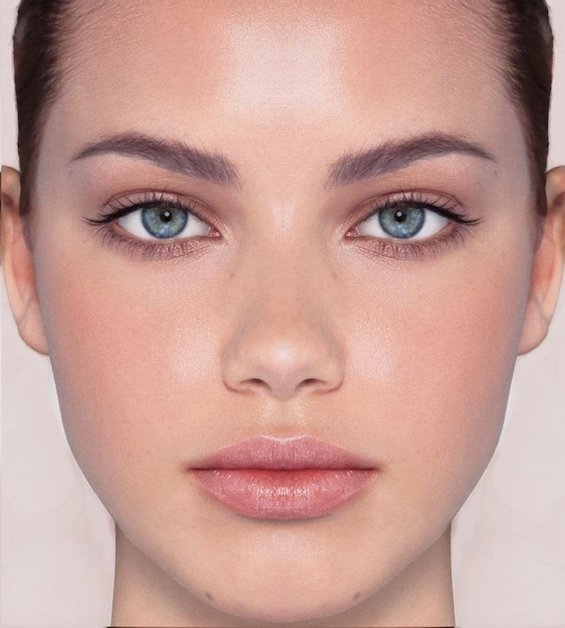
%> input picture Morphing_HW3/tutorialAffineWarp/tutorialAffineWarp/female.jpg, 565 x 628 px
$ octave --eval "tutorialAffineWarp;"   (GNU Octave 9; MATLAB toolbox functions it lacks are replaced by stand-ins)
%> lines starting %> are read from the running program, lines starting %| are printed output that depends on the picture; in (x1, y1, x2, y2) boxes, pixels count from 0 and x2, y2 are one past the last pixel; in counts of white or black regions, pixels touching at a corner belong together; the program's own positions count from 1
function tutorialAffineWarp


close all;
%% Affine warp
%


%% Example triangulation on a face image (i.e., source image)
%

% Display input image with superimposed triangulation
female = imread('female.jpg');
%> female is the input picture: size 628x565x3 uint8; mean R, G, B 200.1, 158.3, 149.4
figure;
set(gcf, 'color','w');
set(gcf, 'Position', [0, 0, 200, 200])
imshow(female);
title('Source image and triangulation');
drawnow;
% Obtain triangulation
tri = getTriangulationForSourceImage();

% Triangle colors just to show correspondence for this tutorial
triColor =  {'green', 'blue' };

% Draw triangles superimposed on image
drawTriangulation(tri, triColor);
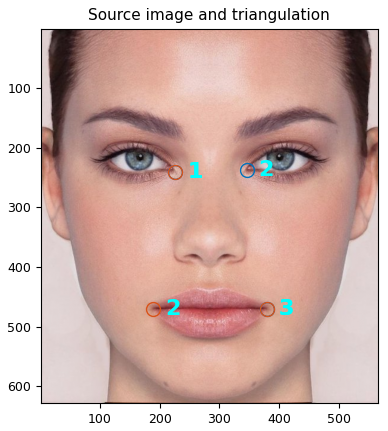
%> figure redrawn from the program's plot data
drawnow;

%% Triangulation on the warped shape  (i.e., destination shape)
%  This is the triangulation of the destination shape.

% Target shape
tri_target = getTriangulationForDestinationImage();

% Display figure
figure;
set(gcf, 'color','w');
title('Target Shape (triangulated)');
set(gcf, 'Position', [0, 0, 200, 200])
axis([0, 600, 0, 600])

% Draw triangulation (no image to show)
drawTriangulation(tri_target, triColor);
axis ij;   % Use the same coordinate system we use for image matrices.
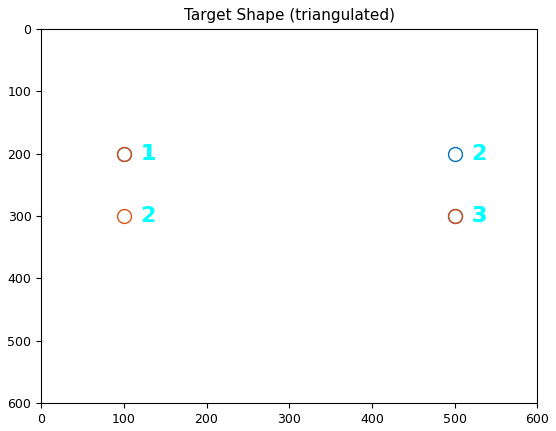
%> figure redrawn from the program's plot data
drawnow;
%% Calculate the warp for each triangle
% For each triangle in the triangulation, we estimate the affine warp which
% we will apply to the source image. We then extract the triangular regions
% from the transformed image, and add each region incrementally to the
% destination image to obtain the final warped image.

% Create and initialize the destination image.
finalImage = uint8(zeros(600,600,3));


%% Calculate affine between source triangle and target triangle
for iTriangle = 1 : length(tri)

    % Estimate the transformation between two shapes.
    A = estimateAffineBetweenShapes(tri(iTriangle).x, tri(iTriangle).y, tri_target(iTriangle).x, tri_target(iTriangle).y);

    % Convert our transformation matrix to matlab's own transformation format.
    % Matlab functions that construct tforms expect the input matrix in
    % transpose form.
    tform = affine2d(A');

    % This step applies the estimated affine warp to the source image. We
    % use "OutputView" to force the dimension of the transformed image to
    % be equal to that of the final destination image so we can just add
    % all the warps together (We can only add matrices of the same size).
    J = imwarp(female,tform,'OutputView',imref2d(size(finalImage)));

    % Here, we use the spatial reference information to position the
    % triangle on the correct location on the warped image.
    figure; imshow(J);

    % Plot polygon as a dashed line for visualization
    hold on;
    drawTriangle(tri_target(iTriangle).x, tri_target(iTriangle).y, triColor{iTriangle});
% [57 lines not run here, left out]
function drawTriangle(x, y, c)
%
% Plot selected polygon as a dashed line for visualization
hold on;
%plot(  tri(1).x, tri(1).y,'r+','LineWidth',2,'MarkerSize',10);
plot(  x, y,'o','LineWidth',2,'MarkerSize',10);
patch( x, y,'o','EdgeColor','k','LineWidth',4,'MarkerSize',10,'FaceColor',c,'FaceAlpha',.2);
drawnow;

% Display corner labels
for i = 1 : length( x )
    text( x(i)+20, y(i), ...
            sprintf( '%d', i ), 'Color', 'c', 'FontSize', 16,'FontWeight', 'bold' );
end

% Force drawing now
drawnow;
axis on;


return


function A = estimateAffineBetweenShapes(x1, y1, x2, y2)
%
%  Calculates affine between mean shape 1 and shape 2.
%  We assume that transformation is:  A * (x1, y1, 1) = (x2, y2, 1).
%
%
NumPairs = size(x1,2);    % Number of pairs of points.
M = zeros( 2*NumPairs, 6 );  % System matrix.
j = 1;
for i = 1 : NumPairs         % Each pair of points yields two constraints
    M(j   ,:)  = [ x1(i)   y1(i)    1       0      0   0 ];
    j = j + 1;
end
for i = 1 : NumPairs         % Each pair of points yields two constraints
    M(j ,:)  = [    0      0    0    x1(i)   y1(i)   1 ];
    j = j + 1;
end

M

% Vector b in the least-squares equation
b = [ x2'; y2' ]

% Least-squares solution using matlab's \ operator
a = M \ b

%%
% We re-construct the affine transformation matrix using the estimated
% values.
A = [ a(1) a(2)  a(3); ...
      a(4) a(5)  a(6); ...
       0.0  0.0  1.0]


return


function tri = getTriangulationForSourceImage()
%
%  This function provides a sample triangulation.
%  Here, triangulation consists of only two triangles.
%
%
%             vertex order
%             1     2     3
tri(1).x = [ 226   346   380 ];   % Triangle 1
tri(1).y = [ 240   238   470 ];

%             vertex order
%             1     2     3
tri(2).x = [ 226   189   380];   % Triangle 2
tri(2).y = [ 240   470   470];

return


function tri_target = getTriangulationForDestinationImage()
%
%  This function provides a sample triangulation.
%  Here, triangulation consists of only two triangles.
%

%                  vertex order
%                   1     2   3
tri_target(1).x = [ 100 500 500 ];   % Triangle 1
tri_target(1).y = [ 200 200 300 ];

%                  vertex order
%                   1     2   3
tri_target(2).x = [ 100 100 500 ];   % Triangle 2
tri_target(2).y = [ 200 300 300 ];


return

function drawTriangulation(tri, triColor)
%
% Draws the triangulation on top of an image
for i = 1 : length(tri)
    drawTriangle(tri(i).x, tri(i).y, triColor{i});
end

return
%> the loop in tutorialAffineWarp, `for iTriangle = 1 : length(tri)` made 2 passes
%> pass 1, in tutorialAffineWarp, `J = imwarp(female,tform,'OutputView',imref2d(size(finalImage)));`:
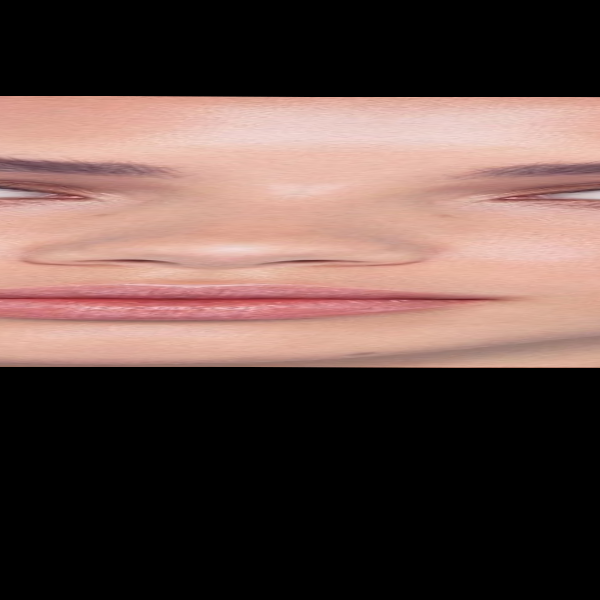
%> J: size 600x600x3 uint8; mean R, G, B 97.2, 74.6, 69.1
%> pass 1, in tutorialAffineWarp, `title('Destination triangle shape on the transformed image');`:
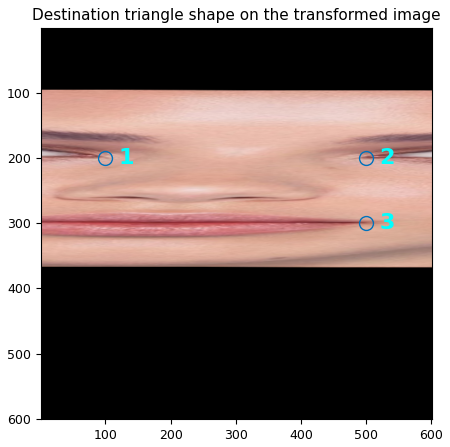
%> figure redrawn from the program's plot data
%> pass 1, in tutorialAffineWarp, `BW = roipoly(J,tri_target(iTriangle).x,tri_target(iTriangle).y);`:
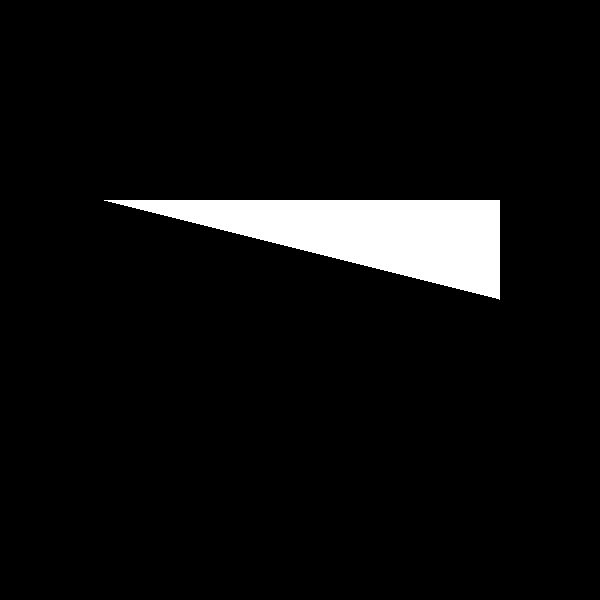
%> BW: size 600x600 logical; 5.5% white; 1 white region, box (x1, y1, x2, y2) and area: (104, 200, 500, 300) 19801
%> pass 1, in tutorialAffineWarp, `imshow(Imasked);`:
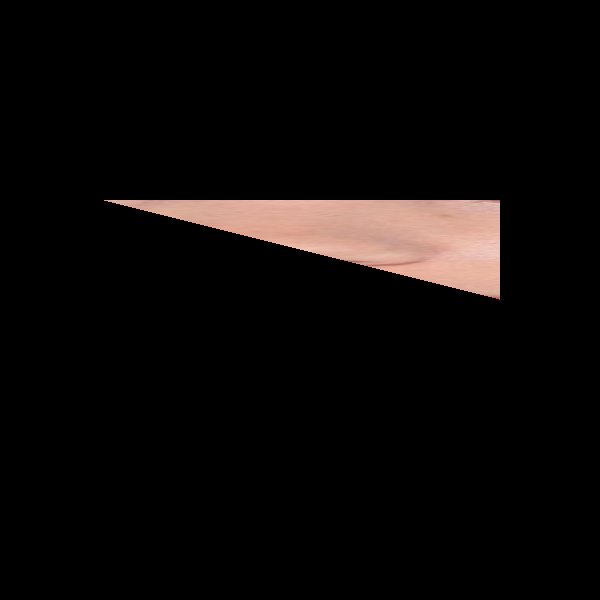
%> displayed picture: size 600x600x3, on the screen's scale of 0 to 255; mean R, G, B 12.2, 9.4, 8.5
%> pass 2, in drawTriangle (call 6), `plot(  x, y,'o','LineWidth',2,'MarkerSize',10);`:
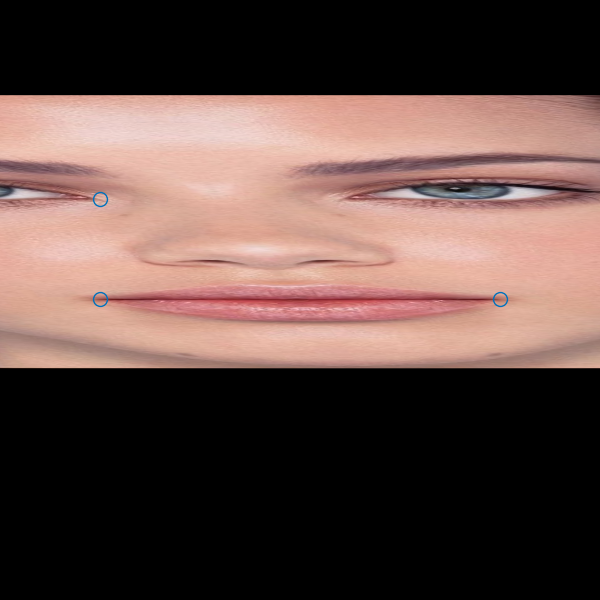
%> figure redrawn from the program's plot data
%> (the run ends here)

$ run again, with Morphing_HW3/tutorialAffineWarp/tutorialAffineWarp/male.jpg copied over Morphing_HW3/tutorialAffineWarp/tutorialAffineWarp/female.jpg
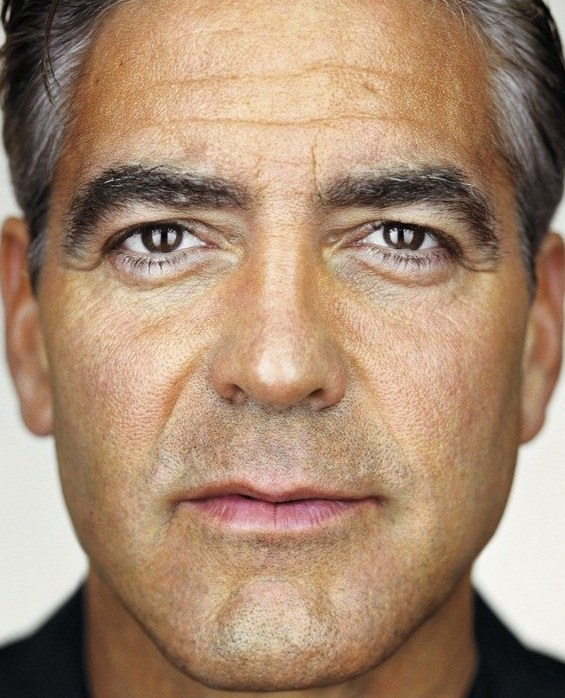
%> input picture Morphing_HW3/tutorialAffineWarp/tutorialAffineWarp/male.jpg, 565 x 698 px
%> in tutorialAffineWarp, female is the input picture: size 698x565x3 uint8; mean R, G, B 167.2, 138, 113.6
%> the loop in tutorialAffineWarp, `for iTriangle = 1 : length(tri)` made 2 passes
%> pass 1, in tutorialAffineWarp, `title('Destination triangle shape on the transformed image');`:
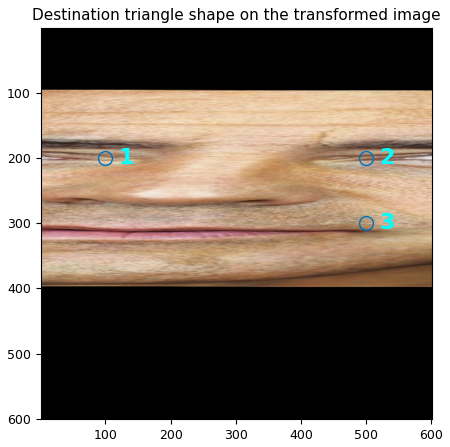
%> figure redrawn from the program's plot data
%> pass 2, in drawTriangle (call 6), `plot(  x, y,'o','LineWidth',2,'MarkerSize',10);`:
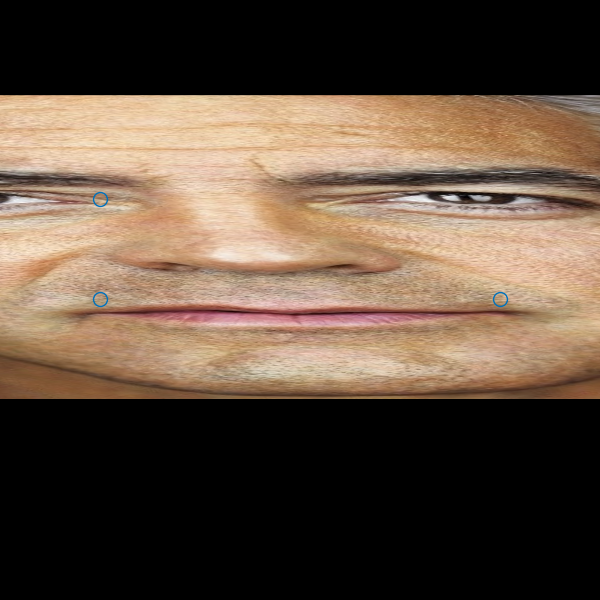
%> figure redrawn from the program's plot data
